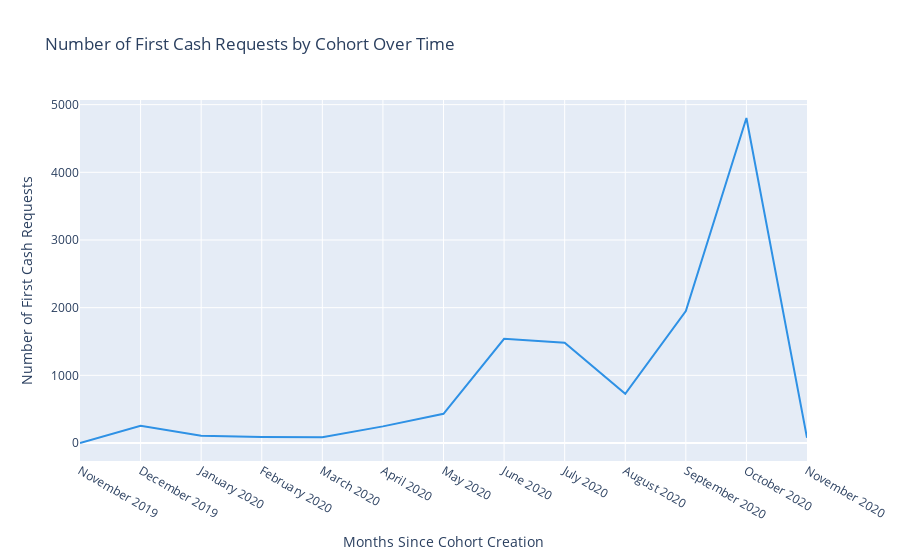

This figure's notebook cell:
### Code cell
# Let's calculate now the first request made by every user group by month. Like that, we can know what is the attraction of the product.

# We redo everything in a copy of the original df
df_cr_fcr = df_cr
df_cr_fcr['real_users'] = df_cr['user_id'].combine_first(df_cr['deleted_account_id'])
df_cr_fcr['created_at'] = pd.to_datetime(df_cr['created_at'], errors='coerce')
df_cr_fcr['month_year'] = df_cr['created_at'].dt.to_period('M')
df_cr_fcr['formatted_months'] = df_cr['created_at'].dt.strftime('%B %Y')

# Sort by users and month of creation to ensure the first request is at the top for each user. Formatted months is a string, so let's use a datetime column
df_cr_sorted = df_cr_fcr.sort_values(by=['real_users', 'created_at'])

# Drop duplicates based on 'real_users' to keep only the first request for each user
df_cr_first_cr = df_cr_sorted.drop_duplicates(subset='real_users', keep='first')

# Finally, we group by month and then we get the amount
total_first_cr_amount_monthly = df_cr_first_cr.groupby('month_year')['real_users'].count().reset_index(name='total_first_cr_per_user')
total_first_cr_amount_monthly['formatted_months'] = total_first_cr_amount_monthly['month_year'].dt.strftime('%B %Y')

# Create the plot with a distinct color palette
fig_cohort_first_cr = px.line(
    total_first_cr_amount_monthly,
    x='formatted_months',
    y='total_first_cr_per_user',
  
    title='Number of First Cash Requests by Cohort Over Time',
    labels={
        'formatted_months': 'Months Since Cohort Creation',
        'total_first_cr_per_user': 'Number of First Cash Requests',
    },
    hover_data={'formatted_months': True, 'total_first_cr_per_user': True},
    color_discrete_sequence=px.colors.qualitative.Dark24 # Use a qualitative palette for distinct colors
)

# Update layout for better readability
fig_cohort_first_cr.update_layout(
    xaxis_title="Months Since Cohort Creation",
    yaxis_title="Number of First Cash Requests"
)

fig_cohort_first_cr.show()

# Let's repeat what we have done adapting the code
# Assign quarter to each row
df_cr_first_cr['trimester'] = df_cr_first_cr['created_at'].dt.to_period('Q')

# Group by quarter and count new users
quarterly_new_users = df_cr_first_cr.groupby('trimester')['real_users'].count().reset_index(name='n_new_users_per_quarter')

# Calculate number of months in each quarter
quarterly_new_users['months_in_quarter'] = quarterly_new_users['trimester'].apply(lambda x: len(pd.period_range(x.start_time, x.end_time, freq='M')))

# Calculate average new users per month in each quarter
quarterly_new_users['avg_new_users_per_month'] = (quarterly_new_users['n_new_users_per_quarter'] / quarterly_new_users['months_in_quarter']).round(2)

# Calculate percentage change quarter over quarter
quarterly_new_users['pct_increment'] = quarterly_new_users['avg_new_users_per_month'].pct_change().multiply(100).round(2)

print(quarterly_new_users)

### Figure 1 — Plotly figure (JSON) as saved in the notebook; plotly's stock layout.template omitted (floating-point values rounded to 4 significant figures)
{"data": [{"hovertemplate": "Months Since Cohort Creation=%{x}<br>Number of First Cash Requests=%{y}<extra></extra>", "legendgroup": "", "line": {"color": "#2E91E5", "dash": "solid"}, "marker": {"symbol": "circle"}, "mode": "lines", "name": "", "orientation": "v", "showlegend": false, "type": "scatter", "x": ["November 2019", "December 2019", "January 2020", "February 2020", "March 2020", "April 2020", "May 2020", "June 2020", "July 2020", "August 2020", "September 2020", "October 2020", "November 2020"], "xaxis": "x", "y": [1, 254, 106, 90, 86, 246, 432, 1540, 1482, 728, 1950, 4802, 76], "yaxis": "y"}], "layout": {"legend": {"tracegroupgap": 0}, "title": {"text": "Number of First Cash Requests by Cohort Over Time"}, "xaxis": {"anchor": "y", "domain": [0, 1], "title": {"text": "Months Since Cohort Creation"}}, "yaxis": {"anchor": "x", "domain": [0, 1], "title": {"text": "Number of First Cash Requests"}}}}
